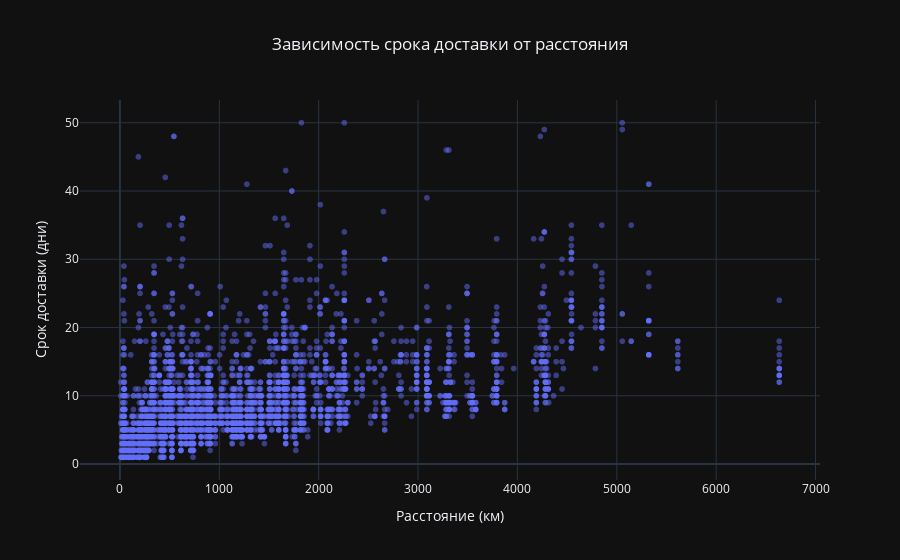

Here is the notebook cell this chart was saved with:
### Markdown cell above
## График 2. Зависимость срока доставки от расстояния

### Code cell
scatter_fig = px.scatter(
    data, 
    x='Расстояние общее (км)', 
    y='Срок доставки факт',
    title='Зависимость срока доставки от расстояния',
    opacity=0.5
)

scatter_fig.update_layout( 
    title_x=0.5,
    xaxis_title="Расстояние (км)",
    yaxis_title="Срок доставки (дни)",
    template='plotly_dark'
    )

scatter_fig.show()

### Figure 1 — Plotly figure (JSON) as saved in the notebook; plotly's stock layout.template omitted (floating-point values rounded to 4 significant figures; data arrays with more than 128 entries replaced by an {"elided": "..."} marker saying what was removed)
{"data": [{"hovertemplate": "Расстояние общее (км)=%{x}<br>Срок доставки факт=%{y}<extra></extra>", "legendgroup": "", "marker": {"color": "#636efa", "opacity": 0.5, "symbol": "circle"}, "mode": "markers", "name": "", "showlegend": false, "type": "scattergl", "x": {"elided": "4930 int values"}, "xaxis": "x", "y": {"elided": "4930 float values"}, "yaxis": "y"}], "layout": {"legend": {"tracegroupgap": 0}, "title": {"text": "Зависимость срока доставки от расстояния", "x": 0.5}, "xaxis": {"anchor": "y", "domain": [0, 1], "title": {"text": "Расстояние (км)"}}, "yaxis": {"anchor": "x", "domain": [0, 1], "title": {"text": "Срок доставки (дни)"}}}}
